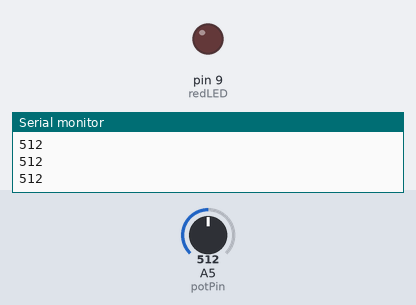
A sketch run on a simulated Arduino Uno, built with avr-gcc and run on an emulated ATmega328P. Parts: output pins drawn as LEDs (lit = HIGH), the last lines printed to the serial monitor. Inputs (shaded band) come from the test bench; at power-on: A5 (potPin) = 512.

Above: at 1.2 s.
1.3 s: A5 (potPin) set to 982
2.8 s: A5 (potPin) set to 1013
At 4.1 s:
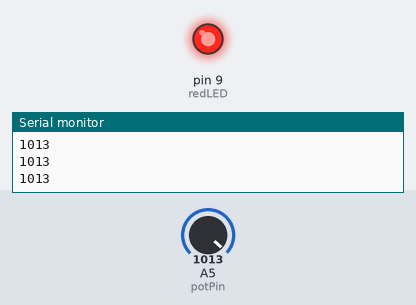
4.4 s: A5 (potPin) set to 990
At 5.7 s:
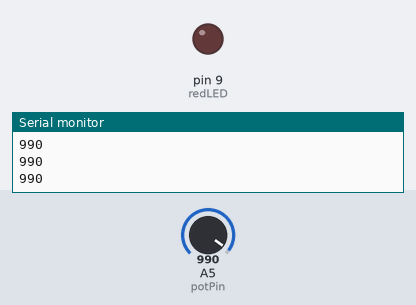
6.0 s: A5 (potPin) set to 1010
At 7.1 s:
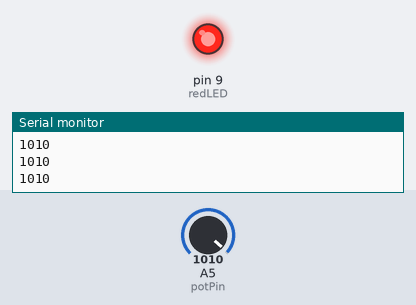
Timing chart, 0 to 8.6 s (numbered marks = the images above; inputs shaded):
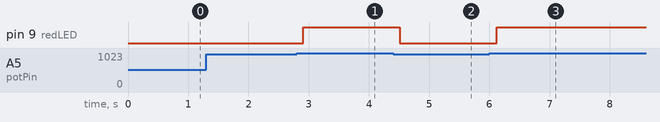

Measured:
- the behaviour switches between 1000 and 1001 on A5 (potPin) (found by bisection; images 0 and 1)
- after the input at 2.8 s, pin 9 (redLED): LOW → HIGH after 0.11 s
- after the input at 4.4 s, pin 9 (redLED): HIGH → LOW after 0.11 s
- after the input at 6.0 s, pin 9 (redLED): LOW → HIGH after 0.12 s

The sketch:

17-Understanding-For-Loops.ino
```cpp
int potPin = A5;
int redLED = 9;
int potValue;
int delayTime = 100;

void setup() {
  // put your setup code here, to run once:
  pinMode(potPin, INPUT);
  pinMode(redLED, OUTPUT);
  Serial.begin(9600);
}

void loop() {
  // put your main code here, to run repeatedly:
  potValue = analogRead(potPin);
  Serial.println(potValue);
  delay(delayTime);

  while (potValue > 1000) {
    digitalWrite(redLED, HIGH);
    potValue = analogRead(potPin);
    Serial.println(potValue);
    delay(delayTime);
  }
  digitalWrite(redLED, LOW);
}
```
